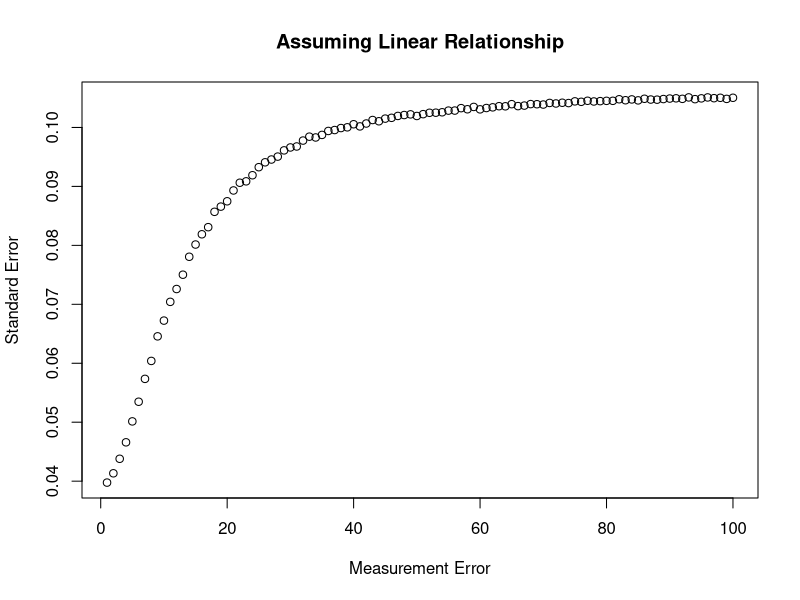
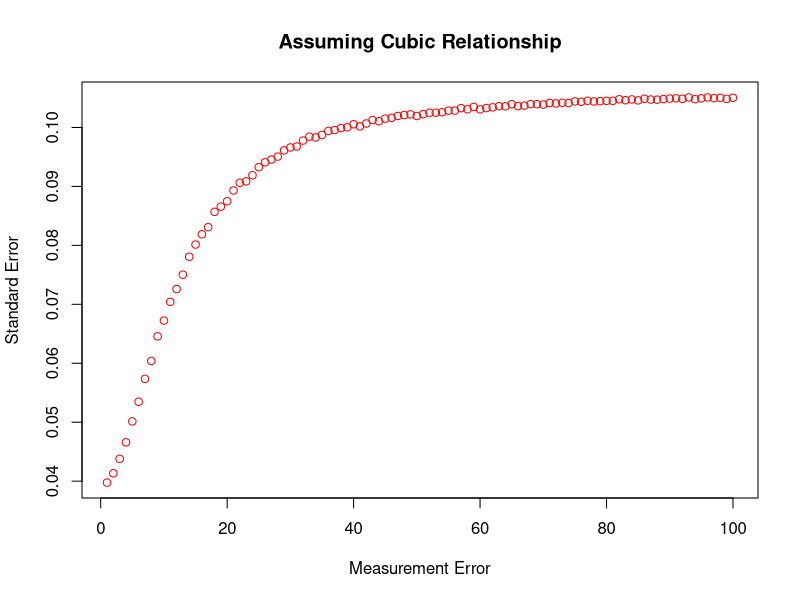
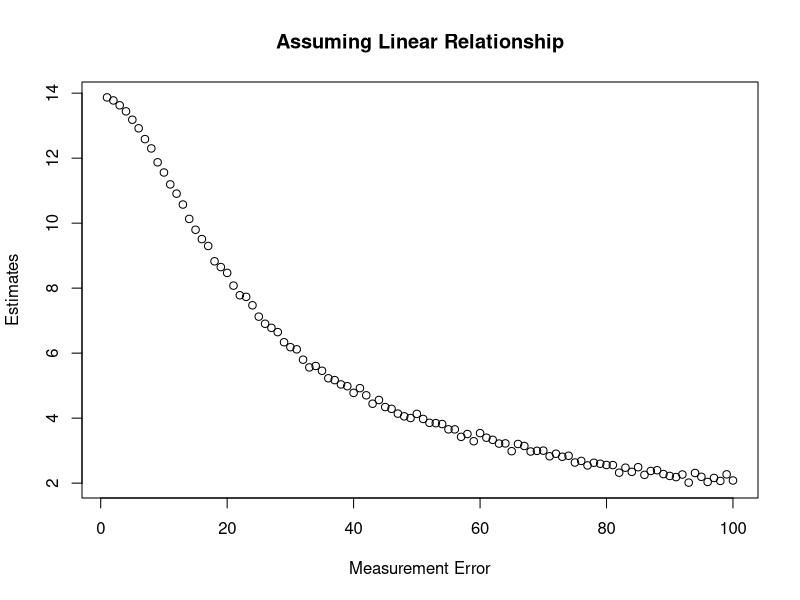
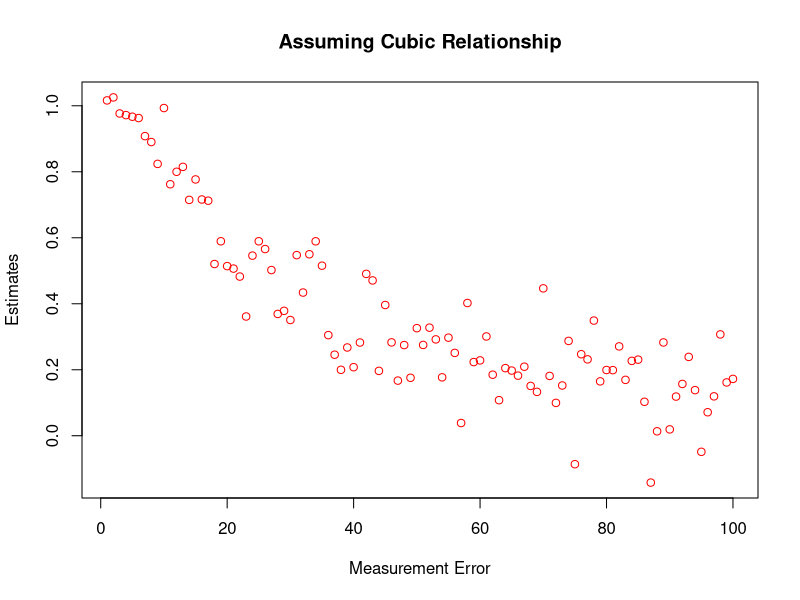
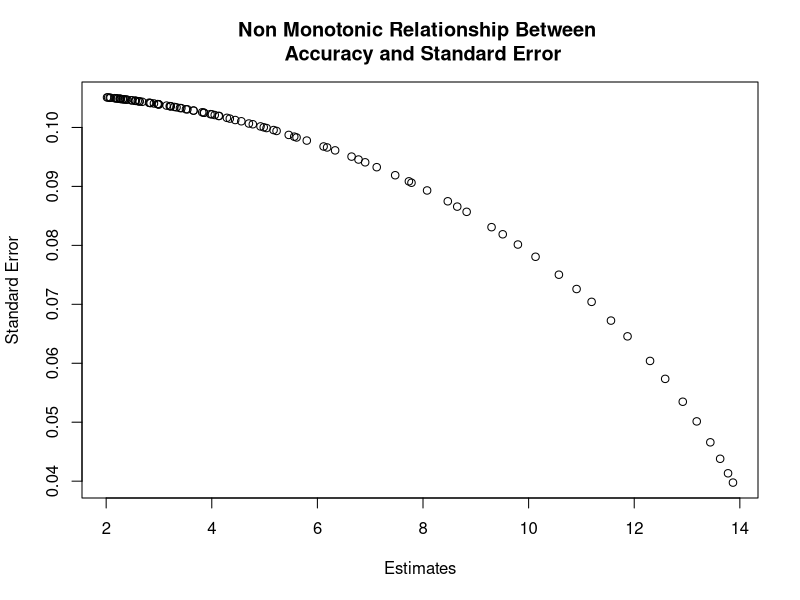
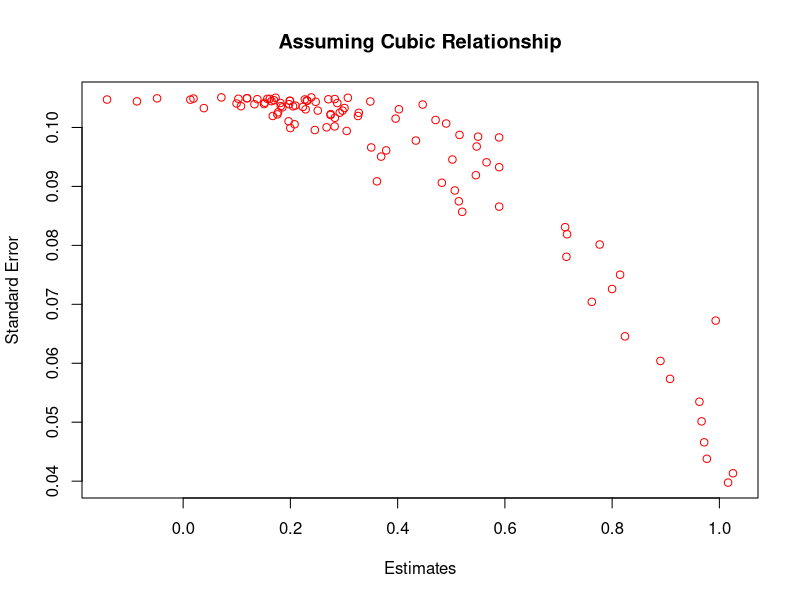
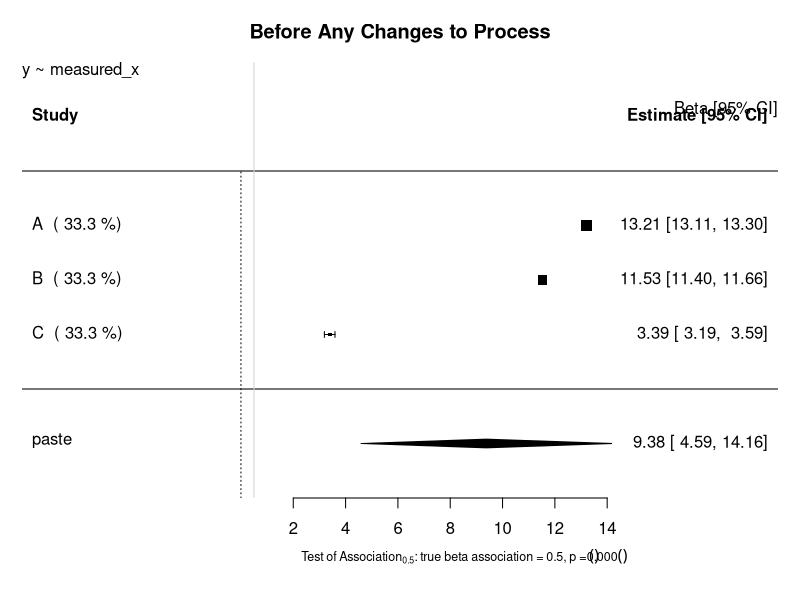
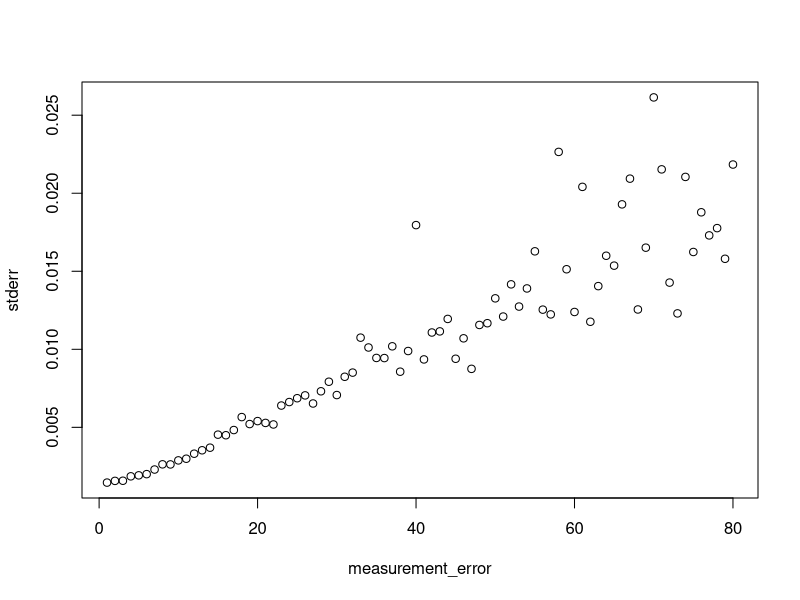

Generate these figures, in order, with R:
# Investigation into Data Agreement as Weighting System
## Author: Paul Scherer
##         Tom Bishop
## Institute: University of Cambridge MRC Epidemiology Unit 
## Date: 4.09.2017

# Set up the Data
library(ggplot2)
library(reshape2)
library(parallel)
library(stats)
library(metafor)

# Raw Data Set Properties
trueBeta = 0.5
constant = 20

study_size = 20000
raw_mean = 40
raw_stdev = 15

# Simple creation of the raw data and the related outcome without error
raw_data = data.frame(gold = rnorm(n = study_size, mean = raw_mean, sd = raw_stdev))
raw_data$outcome = (trueBeta*raw_data$gold) + constant
###############################################################################
########################### Functions #########################################
###############################################################################
createStudyData <- function(raw_data, measurement_error, number_of_indices){
    exposure_error = rnorm(n = study_size, mean = 0, sd = measurement_error)
    raw_data$exposure_measured = raw_data$gold + exposure_error
    raw_data$index = cut_number(x = raw_data$exposure_measured,n = number_of_indices, labels =FALSE)
    raw_data$index = as.ordered(raw_data$index)
    raw_data = raw_data[with(raw_data, order(index)),]
    return(raw_data)
}

createValidationData <- function(val_size, measurement_error, number_of_indices) {
    validation_data = data.frame(gold =  rnorm(n = val_size, mean = raw_mean, sd = raw_stdev))
    exposure_error = rnorm(n = val_size, mean = 0, sd = measurement_error)
    validation_data$exposure_measured = validation_data$gold + exposure_error
    validation_data$index = cut_number(x = validation_data$exposure_measured,n = number_of_indices, labels =FALSE)
    validation_data$index = as.ordered(validation_data$index)
    return (validation_data)
}

createMeansList <- function(data, number_of_indices) {
    meansList = vector(mode="list", length = number_of_indices)
    for (i in 1:number_of_indices) {
        meansList[i] = mean(unname(unlist((split(x=data$gold, f= as.factor(data$index)))[i])))
    }
    return(meansList)
}

#######################################################################################
######################## Before Any Changes to the Process ############################
#######################################################################################
# General Parameters
numLevels = 4
validation_size = 400

## Graphing Standard Error as a function of Measurement Error when using ordinal independent variable index
upperbound = 100
stdErrorLinear = vector("numeric", length = upperbound)
estimatesLinear = vector("numeric", length = upperbound)
stdErrorQuadratic = vector("numeric", length = upperbound)
estimatesQuadratic = vector("numeric", length = upperbound)
stdErrorCubic = vector("numeric", length = upperbound)
estimatesCubic = vector("numeric", length = upperbound)
for (measureError_status in 1:upperbound) {
    studyData_graph = createStudyData(raw_data = raw_data, measurement_error = measureError_status, number_of_indices = numLevels)
    validation_data_graph = createValidationData(val_size = validation_size, measurement_error = measureError_status, number_of_indices = numLevels )

    lm_graph_linear <- lm(formula=outcome~index, data=studyData_graph)
    estimate_graph_linear = lm_graph_linear$coefficients["index.L"]
    stdError_graph_linear = summary(lm_graph_linear)$coefficients["index.L","Std. Error"]
    stdErrorLinear[measureError_status] = stdError_graph_linear
    estimatesLinear[measureError_status] = estimate_graph_linear

    lm_graph_quadratic <- lm(formula=outcome~index, data=studyData_graph)
    estimate_graph_quadratic = lm_graph_quadratic$coefficients["index.Q"]
    stdError_graph_quadratic = summary(lm_graph_quadratic)$coefficients["index.Q","Std. Error"]
    stdErrorQuadratic[measureError_status] = stdError_graph_quadratic
    estimatesQuadratic[measureError_status] = estimate_graph_quadratic

    lm_graph_cubic <- lm(formula=outcome~index, data=studyData_graph)
    estimate_graph_cubic = lm_graph_cubic$coefficients["index.C"]
    stdError_graph_cubic = summary(lm_graph_cubic)$coefficients["index.C","Std. Error"]
    stdErrorCubic[measureError_status] = stdError_graph_cubic
    estimatesCubic[measureError_status] = estimate_graph_cubic

}
# Measurement vs. Std.Error
plot(x = (1:upperbound), y = stdErrorLinear, xlab = "Measurement Error", ylab = "Standard Error", main = "Assuming Linear Relationship")
# plot(x = (1:upperbound), y = stdErrorQuadratic, xlab = "Measurement Error", ylab = "Standard Error", col = "green", main = "Assuming Quadratic Relationship")
plot(x = (1:upperbound), y = stdErrorCubic, xlab = "Measurement Error", ylab = "Standard Error", col = "red", main = "Assuming Cubic Relationship")
# Measurement vs. Estimates
plot(x = (1:upperbound), y = estimatesLinear, xlab = "Measurement Error", ylab = "Estimates", main = "Assuming Linear Relationship")
# plot(x = (1:upperbound), y = estimatesQuadratic, xlab = "Measurement Error", ylab = "Estimates", col = "green", main = "Assuming Quadratic Relationship")
plot(x = (1:upperbound), y = estimatesCubic, xlab = "Measurement Error", ylab = "Estimates", col = "red", main = "Assuming Cubic Relationship")
# Estimates vs. Std.Error
plot(x = estimatesLinear, y = stdErrorLinear, xlab = "Estimates", ylab = "Standard Error", main = "Non Monotonic Relationship Between \n Accuracy and Standard Error")
# plot(x = estimatesQuadratic, y = stdErrorQuadratic, xlab = "Estimates", ylab = "Standard Error", col = "green", main = "Assuming Quadratic Relationship")
plot(x = estimatesCubic, y = stdErrorCubic, xlab = "Estimates", ylab = "Standard Error", col = "red", main = "Assuming Cubic Relationship")

## Setting up the Studies
# Study A
measureError_A = 5
studyData_A = createStudyData(raw_data = raw_data, measurement_error = measureError_A, number_of_indices = numLevels)

# Study B
measureError_B = 10
studyData_B = createStudyData(raw_data = raw_data, measurement_error = measureError_B, number_of_indices = numLevels)

# Study C
measureError_C = 60
studyData_C = createStudyData(raw_data = raw_data, measurement_error = measureError_C, number_of_indices = numLevels)

## Transformation and Regression using Index Means
# Study A
lm_A <- lm(formula=outcome~index, data=studyData_A)
estimate_A = lm_A$coefficients["index.L"]
stdError_A = summary(lm_A)$coefficients["index.L","Std. Error"]

# Study B
lm_B <- lm(formula=outcome~index, data=studyData_B)
estimate_B = lm_B$coefficients["index.L"]
stdError_B = summary(lm_B)$coefficients["index.L","Std. Error"]

# Study C
lm_C <- lm(formula=outcome~index, data=studyData_C)
estimate_C = lm_C$coefficients["index.L"]
stdError_C = summary(lm_C)$coefficients["index.L","Std. Error"]


## Random Effects Model Forest Plot Before Reweighting
estimates = c(estimate_A, estimate_B, estimate_C)
stand_errs = c(stdError_A, stdError_B, stdError_C)
labels = c("A","B","C")
res <- rma(yi = estimates, sei = stand_errs, method='DL', slab = labels)
weights_res <- weights.rma.uni(res)

# Forest Plot
res$slab <- paste(res$slab, " (", round(weights.rma.uni(res),digits=1), "%)")
fmla = as.formula(y~measured_x)
forest(res, mlab=bquote(paste('Overall (I'^2*' = ', .(round(res$I2)),'%, p = ',
    .(sprintf("%.3f", round(res$QEp,3))),')')),
xlab=bquote(paste('Test of Association'[0.5]*': true beta association = 0.5, p = ',
    .(sprintf("%.3f", round(res$pval,3))))), cex=1, cex.lab=0.75, cex.axis=1, main = "Before Any Changes to Process")
usr <- par("usr")
text(usr[2], usr[4], "Beta [95% CI]", adj = c(1, 4),cex=1)
text(usr[1], usr[4], paste0(gsub(paste0("Study Data","\\$"),"", deparse(fmla)),collapse="\n"), adj = c( 0, 1 ),cex=1)
abline(v = 0.5, col = "lightgray")





#######################################################################################
######################## Using Index Means To Scale it to Gold ########################
#######################################################################################
## Setting up the Studies
# General Parameters
numLevels = 4
validation_size = 400

## Graphing Standard Error as a function of Measurement Error
upperbound = 80
stdErrorNuggets = vector("numeric", length = upperbound)
estimatesNuggets = vector("numeric", length = upperbound)
for (measureError_Nuggets in 1:upperbound) {
    studyData_graph = createStudyData(raw_data = raw_data, measurement_error = measureError_Nuggets, number_of_indices = numLevels)
    validation_data_graph = createValidationData(val_size = validation_size, measurement_error = measureError_Nuggets, number_of_indices = numLevels )
    validation_means_graph = createMeansList(validation_data_graph, numLevels)

    studyData_graph$ind_mean <- unlist(lapply(X=studyData_graph$index, FUN=function(index_val){
        output =  validation_means_graph[index_val]
    }))
    lm_graph <- lm(formula=outcome~ind_mean, data=studyData_graph)
    estimate_graph = lm_graph$coefficients["ind_mean"]
    stdError_graph = summary(lm_graph)$coefficients["ind_mean","Std. Error"]
    stdErrorNuggets[measureError_Nuggets] = stdError_graph
    estimatesNuggets[measureError_Nuggets] = estimate_graph
}
plot(x = (1:upperbound), y = stdErrorNuggets, xlab = "measurement_error", ylab = "stderr")
plot(x = (1:upperbound), y = estimatesNuggets, xlab = "measurement_error", ylab = "estimates")
plot(x = (1:upperbound), y = stdErrorNuggets, xlab = "measurement_error", ylab = "stderr", col = "red")
points(x = (1:upperbound), y = estimatesNuggets, xlab = "measurement_error", ylab = "estimates", col = "green")
plot(x = estimatesNuggets, y = stdErrorNuggets, xlab = "estimates", ylab = "stderror")


# Study A
measureError_A = 5
studyData_A = createStudyData(raw_data = raw_data, measurement_error = measureError_A, number_of_indices = numLevels)
validation_data_A = createValidationData(val_size = validation_size, measurement_error = measureError_A, number_of_indices = numLevels )
validation_means_A = createMeansList(validation_data_A, numLevels)

# Study B
measureError_B = 10
studyData_B = createStudyData(raw_data = raw_data, measurement_error = measureError_B, number_of_indices = numLevels)
validation_data_B = createValidationData(val_size = validation_size, measurement_error = measureError_B, number_of_indices = numLevels )
validation_means_B = createMeansList(validation_data_B, numLevels)

# Study C
measureError_C = 15
studyData_C = createStudyData(raw_data = raw_data, measurement_error = measureError_C, number_of_indices = numLevels)
validation_data_C = createValidationData(val_size = validation_size, measurement_error = measureError_C, number_of_indices = numLevels )
validation_means_C = createMeansList(validation_data_C, numLevels)

## Transformation and Regression using Index Means
# Study A
studyData_A$ind_mean <- unlist(lapply(X=studyData_A$index, FUN=function(index_val){
    output =  validation_means_A[index_val]
}))
lm_A <- lm(formula=outcome~ind_mean, data=studyData_A)
estimate_A = lm_A$coefficients["ind_mean"]
stdError_A = summary(lm_A)$coefficients["ind_mean","Std. Error"]

# Study B
studyData_B$ind_mean <- unlist(lapply(X=studyData_B$index, FUN=function(index_val){
    output =  validation_means_B[index_val]
}))
lm_B <- lm(formula=outcome~ind_mean, data=studyData_B)
estimate_B = lm_B$coefficients["ind_mean"]
stdError_B = summary(lm_B)$coefficients["ind_mean","Std. Error"]

# Study C
studyData_C$ind_mean <- unlist(lapply(X=studyData_C$index, FUN=function(index_val){
    output =  validation_means_C[index_val]
}))
lm_C <- lm(formula=outcome~ind_mean, data=studyData_C)
estimate_C = lm_C$coefficients["ind_mean"]
stdError_C = summary(lm_C)$coefficients["ind_mean","Std. Error"]

## Random Effects Model Forest Plot Before Reweighting
estimates = c(estimate_A, estimate_B, estimate_C)
stand_errs = c(stdError_A, stdError_B, stdError_C)
labels = c("A","B","C")
res <- rma(yi = estimates, sei = stand_errs, method='DL', slab = labels)
weights_res <- weights.rma.uni(res)

# Forest Plot
res$slab <- paste(res$slab, " (", round(weights.rma.uni(res),digits=1), "%)")
fmla = as.formula(outcome~ind_mean)
forest(res, mlab=bquote(paste('Overall (I'^2*' = ', .(round(res$I2)),'%, p = ',
    .(sprintf("%.3f", round(res$QEp,3))),')')),
xlab=bquote(paste('Test of Association'[0.5]*': true beta association = 0.5, p = ',
    .(sprintf("%.3f", round(res$pval,3))))), cex=1, cex.lab=0.75, cex.axis=1)
usr <- par("usr")
text(usr[2], usr[4], "Beta [95% CI]", adj = c(1, 4),cex=1)
text(usr[1], usr[4], paste0(gsub(paste0("Study Data","\\$"),"", deparse(fmla)),collapse="\n"), adj = c( 0, 1 ),cex=1)




























##########################################################################################
##########################################################################################
## Same as Basic Process except indexes are transformed into scale of gold measure using the model.

numLevels = 4
validation_size = 400
# Study A
measureError_A = 5
studyData_A = createStudyData(raw_data = raw_data, measurement_error = measureError_A, number_of_indices = numLevels)
validation_data_A = createValidationData(val_size = validation_size, measurement_error = measureError_A, number_of_indices = numLevels )
# Study B
measureError_B = 10
studyData_B = createStudyData(raw_data = raw_data, measurement_error = measureError_B, number_of_indices = numLevels)
validation_data_B = createValidationData(val_size = validation_size, measurement_error = measureError_B, number_of_indices = numLevels )
# Study C
measureError_C = 60
studyData_C = createStudyData(raw_data = raw_data, measurement_error = measureError_C, number_of_indices = numLevels)
validation_data_C = createValidationData(val_size = validation_size, measurement_error = measureError_C, number_of_indices = numLevels )

## Transformation of Indexes to Gold Scale
index_transformation = as.formula(gold ~ index)
# Study A
lambda_lm_A <- lm(formula=index_transformation, data=validation_data_A)
# studyData_A$index = as.numeric(studyData_A$index)
new = data.frame(index = studyData_A$index)
studyData_A$index_scaled = predict(lambda_lm_A, newdata = new)
# Study B
lambda_lm_B <- lm(formula=index_transformation, data=validation_data_B)
new = data.frame(index = studyData_B$index)
studyData_B$index_scaled = predict(lambda_lm_B, newdata = new)
# Study C
lambda_lm_C <- lm(formula=index_transformation, data=validation_data_C)
new = data.frame(index = studyData_C$index)
studyData_C$index_scaled = predict(lambda_lm_C, newdata = new)


# Study A
lm_A <- lm(formula=outcome~index, data=studyData_A)
estimate_A = lm_A$coefficients["index.L"]
stdError_A = summary(lm_A)$coefficients["index.L","Std. Error"]

# Study B
lm_B <- lm(formula=outcome~index, data=studyData_B)
estimate_B = lm_B$coefficients["index.L"]
stdError_B = summary(lm_B)$coefficients["index.L","Std. Error"]

# Study C
lm_C <- lm(formula=outcome~index, data=studyData_C)
estimate_C = lm_C$coefficients["index.L"]
stdError_C = summary(lm_C)$coefficients["index.L","Std. Error"]
